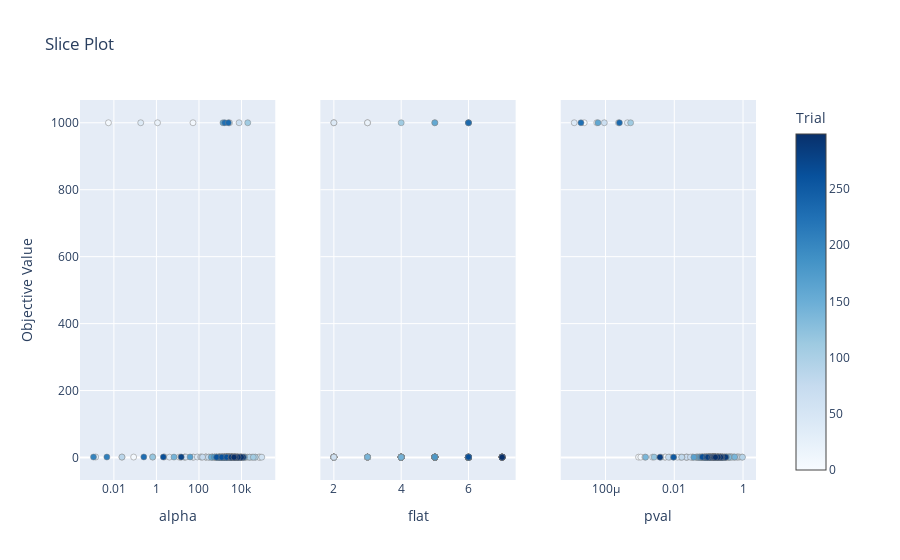

Here is the notebook cell this chart was saved with:
### Code cell
optuna.visualization.plot_slice(study, params = ['pval', 'alpha', 'flat'])

### Figure 1 — Plotly figure (JSON) as saved in the notebook; plotly's stock layout.template omitted (floating-point values rounded to 4 significant figures; data arrays with more than 128 entries replaced by an {"elided": "..."} marker saying what was removed)
{"data": [{"marker": {"color": {"elided": "300 int values"}, "colorbar": {"title": {"text": "Trial"}, "x": 1, "xpad": 40}, "colorscale": [[0, "rgb(247,251,255)"], [0.125, "rgb(222,235,247)"], [0.25, "rgb(198,219,239)"], [0.375, "rgb(158,202,225)"], [0.5, "rgb(107,174,214)"], [0.625, "rgb(66,146,198)"], [0.75, "rgb(33,113,181)"], [0.875, "rgb(8,81,156)"], [1, "rgb(8,48,107)"]], "line": {"color": "Grey", "width": 0.5}, "showscale": true}, "mode": "markers", "name": "Feasible Trial", "showlegend": false, "type": "scatter", "x": {"elided": "300 float values"}, "xaxis": "x", "y": {"elided": "300 float values"}, "yaxis": "y"}, {"marker": {"color": {"elided": "300 int values"}, "colorbar": {"title": {"text": "Trial"}, "x": 1, "xpad": 40}, "colorscale": [[0, "rgb(247,251,255)"], [0.125, "rgb(222,235,247)"], [0.25, "rgb(198,219,239)"], [0.375, "rgb(158,202,225)"], [0.5, "rgb(107,174,214)"], [0.625, "rgb(66,146,198)"], [0.75, "rgb(33,113,181)"], [0.875, "rgb(8,81,156)"], [1, "rgb(8,48,107)"]], "line": {"color": "Grey", "width": 0.5}, "showscale": false}, "mode": "markers", "name": "Feasible Trial", "showlegend": false, "type": "scatter", "x": {"elided": "300 int values"}, "xaxis": "x2", "y": {"elided": "300 float values"}, "yaxis": "y2"}, {"marker": {"color": {"elided": "300 int values"}, "colorbar": {"title": {"text": "Trial"}, "x": 1, "xpad": 40}, "colorscale": [[0, "rgb(247,251,255)"], [0.125, "rgb(222,235,247)"], [0.25, "rgb(198,219,239)"], [0.375, "rgb(158,202,225)"], [0.5, "rgb(107,174,214)"], [0.625, "rgb(66,146,198)"], [0.75, "rgb(33,113,181)"], [0.875, "rgb(8,81,156)"], [1, "rgb(8,48,107)"]], "line": {"color": "Grey", "width": 0.5}, "showscale": false}, "mode": "markers", "name": "Feasible Trial", "showlegend": false, "type": "scatter", "x": {"elided": "300 float values"}, "xaxis": "x3", "y": {"elided": "300 float values"}, "yaxis": "y3"}], "layout": {"title": {"text": "Slice Plot"}, "xaxis": {"anchor": "y", "domain": [0, 0.2889], "title": {"text": "alpha"}, "type": "log"}, "xaxis2": {"anchor": "y2", "domain": [0.3556, 0.6444], "title": {"text": "flat"}}, "xaxis3": {"anchor": "y3", "domain": [0.7111, 1], "title": {"text": "pval"}, "type": "log"}, "yaxis": {"anchor": "x", "domain": [0, 1], "title": {"text": "Objective Value"}}, "yaxis2": {"anchor": "x2", "domain": [0, 1], "matches": "y", "showticklabels": false}, "yaxis3": {"anchor": "x3", "domain": [0, 1], "matches": "y", "showticklabels": false}}}
